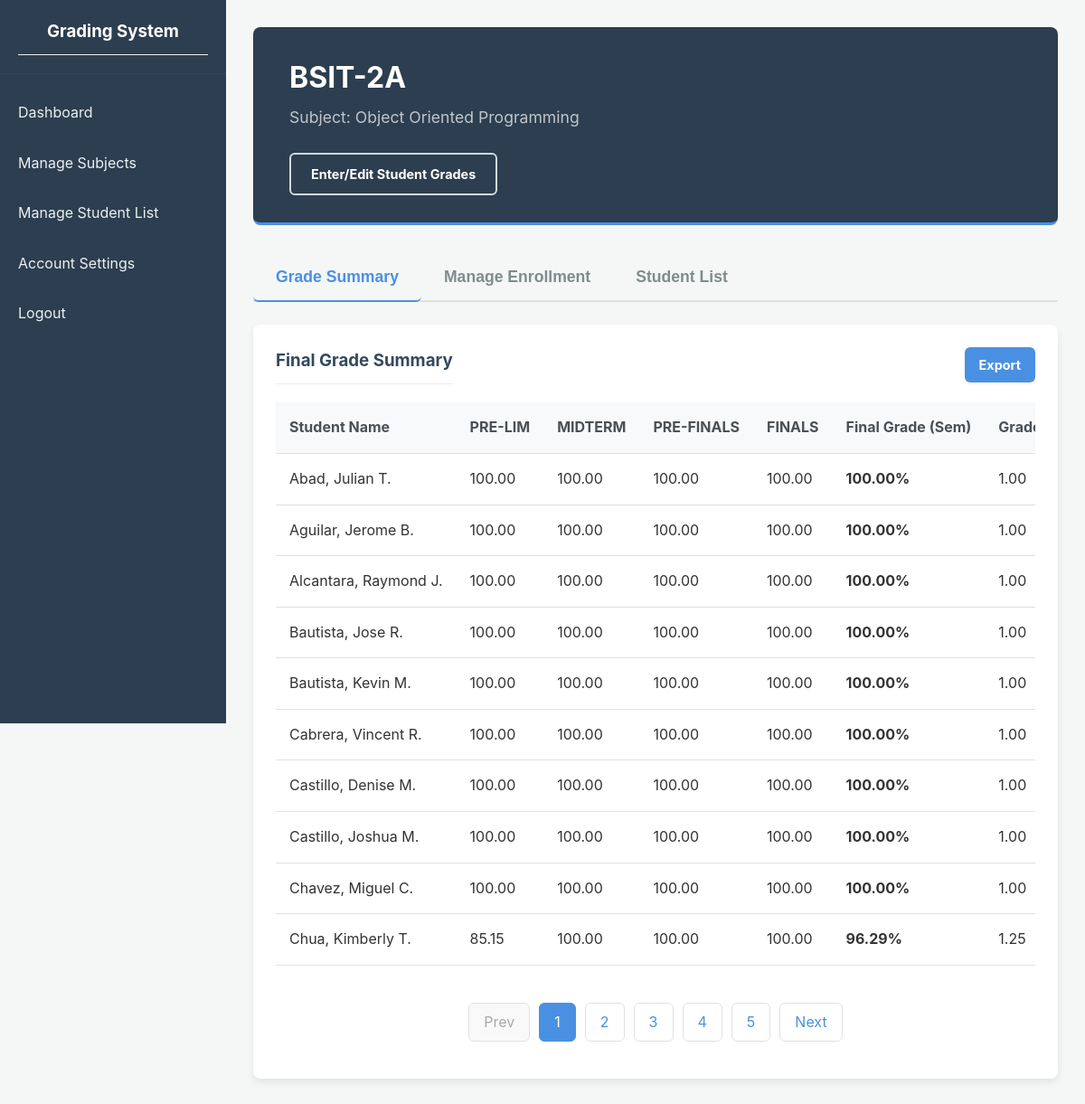
Page /view_section.php?id=6 (signed in) on the committed database.
### tables this page shows
CREATE TABLE `sections` (
  `section_id` int(11) NOT NULL,
  `subject_id` int(11) NOT NULL,
  `school_year` varchar(9) NOT NULL COMMENT 'e.g., 2024-2025',
  `semester` enum('1st Sem','2nd Sem','Summer') NOT NULL,
  `section_name` varchar(100) NOT NULL
);

CREATE TABLE `subjects` (
  `subject_id` int(11) NOT NULL,
  `subject_name` varchar(255) NOT NULL,
  `class_code` varchar(50) DEFAULT NULL,
  `prelim_weight` decimal(5,2) NOT NULL DEFAULT 25.00,
  `midterm_weight` decimal(5,2) NOT NULL DEFAULT 25.00,
  `prefinals_weight` decimal(5,2) NOT NULL DEFAULT 25.00,
  `finals_weight` decimal(5,2) NOT NULL DEFAULT 25.00
);

### view_section.php (the view, shortened to what this page needs)
<?php
require_once 'config/db_config.php';
function calculateGpaEquivalent($final_grade) {
    if ($final_grade >= 99) { return ['gpa' => 1.0, 'letter' => 'A+', 'remarks' => 'Excellent', 'class' => 'remarks-excellent']; }
    elseif ($final_grade >= 96) { return ['gpa' => 1.25, 'letter' => 'A', 'remarks' => 'Excellent', 'class' => 'remarks-excellent']; }
    elseif ($final_grade >= 93) { return ['gpa' => 1.5, 'letter' => 'A-', 'remarks' => 'Excellent', 'class' => 'remarks-excellent']; }
    elseif ($final_grade >= 90) { return ['gpa' => 1.75, 'letter' => 'B+', 'remarks' => 'Very Good', 'class' => 'remarks-good']; }
    elseif ($final_grade >= 87) { return ['gpa' => 2.0, 'letter' => 'B', 'remarks' => 'Good', 'class' => 'remarks-good']; }
    elseif ($final_grade >= 84) { return ['gpa' => 2.25, 'letter' => 'B-', 'remarks' => 'Good', 'class' => 'remarks-good']; }
    elseif ($final_grade >= 81) { return ['gpa' => 2.5, 'letter' => 'C+', 'remarks' => 'Satisfactory', 'class' => 'remarks-pass']; }
    elseif ($final_grade >= 78) { return ['gpa' => 2.75, 'letter' => 'C', 'remarks' => 'Satisfactory', 'class' => 'remarks-pass']; }
    elseif ($final_grade >= 75) { return ['gpa' => 3.0, 'letter' => 'C-', 'remarks' => 'Pass', 'class' => 'remarks-pass']; }
    else { return ['gpa' => 5.0, 'letter' => 'F', 'remarks' => 'Fail', 'class' => 'remarks-fail']; }
}
$section_id = $_GET['id'];
$section_stmt = $pdo->prepare("SELECT sec.*, sub.subject_name, sub.prelim_weight, sub.midterm_weight, sub.prefinals_weight, sub.finals_weight FROM sections sec JOIN subjects sub ON sec.subject_id = sub.subject_id WHERE sec.section_id = ?");
$section_stmt->execute([$section_id]);
$section = $section_stmt->fetch(PDO::FETCH_ASSOC);
$subject_id = $section['subject_id'];
$students_per_page = 10;
$current_page = isset($_GET['page']) && is_numeric($_GET['page']) ? (int)$_GET['page'] : 1;
$total_students_stmt = $pdo->prepare("SELECT COUNT(*) FROM enrollments WHERE section_id = ?");
$total_students_stmt->execute([$section_id]);
$total_students = $total_students_stmt->fetchColumn();
$total_pages = $total_students > 0 ? ceil($total_students / $students_per_page) : 1;
$offset = ($current_page - 1) * $students_per_page;
$components_stmt = $pdo->prepare("SELECT * FROM grading_components WHERE subject_id = ?");
$components_stmt->execute([$subject_id]);
$components = $components_stmt->fetchAll(PDO::FETCH_ASSOC);
$enrolled_stmt = $pdo->prepare("SELECT s.* FROM students s JOIN enrollments e ON s.student_id = e.student_id WHERE e.section_id = :section_id ORDER BY s.last_name, s.first_name LIMIT :limit OFFSET :offset");
$enrolled_stmt->bindValue(':section_id', $section_id, PDO::PARAM_INT);
$enrolled_stmt->bindValue(':limit', $students_per_page, PDO::PARAM_INT);
$enrolled_stmt->bindValue(':offset', $offset, PDO::PARAM_INT);
$enrolled_stmt->execute();
$enrolled_students = $enrolled_stmt->fetchAll(PDO::FETCH_ASSOC);
?>
<?php include 'includes/header.php'; ?>
<div class="container">
    <div class="page-header">
        <h2><?php echo htmlspecialchars($section['section_name']); ?></h2>
        <p>Subject: <?php echo htmlspecialchars($section['subject_name']); ?></p>
        <a href="enter_grades.php?section_id=<?php echo $section_id; ?>" class="btn">Enter/Edit Student Grades</a>
    </div>
    <div class="tab-navigation">
        <button class="tab-nav-button" onclick="openTab(event, 'summary')" data-tab="summary">Grade Summary</button>
        <button class="tab-nav-button" onclick="openTab(event, 'enrollment')" data-tab="enrollment">Manage Enrollment</button>
        <button class="tab-nav-button" onclick="openTab(event, 'list')" data-tab="list">Student List</button>
    </div>
    <div id="summary" class="tab-content">
        <div class="card">
            <div class="card-header">
                <h3>Final Grade Summary</h3>
                <a href="actions/export_grades.php?section_id=<?php echo $section_id; ?>" class="btn">Export</a>
            </div>
            <?php
            $components_by_term = [];
            foreach ($components as $component) { $components_by_term[$component['term']][] = $component; }
            $student_grades_summary = [];
            $terms_order = ['PRE-LIM', 'MIDTERM', 'PRE-FINALS', 'FINALS'];
            foreach ($enrolled_students as $student) {
                $student_id = $student['student_id'];
                $middle_initial = !empty($student['middle_name']) ? ' ' . mb_substr($student['middle_name'], 0, 1) . '.' : '';
                $display_name = htmlspecialchars($student['last_name'] . ', ' . $student['first_name'] . $middle_initial);
                $student_grades_summary[$student_id] = [ 'name' => $display_name, 'terms' => [] ];
                foreach ($terms_order as $term) {
                    $total_weighted_score = 0;
                    if (!empty($components_by_term[$term])) {
                        foreach ($components_by_term[$term] as $component) {
                            $grade_stmt = $pdo->prepare("SELECT score FROM grades WHERE student_id = ? AND component_id = ?");
                            $grade_stmt->execute([$student_id, $component['component_id']]);
                            $grade = $grade_stmt->fetch(PDO::FETCH_ASSOC);
                            if ($grade && is_numeric($grade['score']) && $component['max_score'] > 0) {
                                $weighted_score = ($grade['score'] / $component['max_score']) * $component['weight'];
                                $total_weighted_score += $weighted_score;
                            }
                        }
                    }
                    $student_grades_summary[$student_id]['terms'][$term] = $total_weighted_score;
                }
                $final_grade = 0;
                $final_grade += $student_grades_summary[$student_id]['terms']['PRE-LIM'] * ($section['prelim_weight'] / 100);
                $final_grade += $student_grades_summary[$student_id]['terms']['MIDTERM'] * ($section['midterm_weight'] / 100);
                $final_grade += $student_grades_summary[$student_id]['terms']['PRE-FINALS'] * ($section['prefinals_weight'] / 100);
                $final_grade += $student_grades_summary[$student_id]['terms']['FINALS'] * ($section['finals_weight'] / 100);
                $student_grades_summary[$student_id]['final_grade'] = $final_grade;
                $student_grades_summary[$student_id] += calculateGpaEquivalent($final_grade);
            }
            ?>
            <div class="table-responsive">
            <table>
                <thead><tr><th>Student Name</th><th>PRE-LIM</th><th>MIDTERM</th><th>PRE-FINALS</th><th>FINALS</th><th>Final Grade (Sem)</th><th>Grade Point</th><th>Remarks</th></tr></thead>
                <tbody>
                    <?php if (empty($enrolled_students)): ?>
                        <tr><td colspan="8">No students enrolled on this page.</td></tr>
                    <?php else: ?>
                        <?php foreach ($student_grades_summary as $summary): ?>
                        <tr>
                            <td><?php echo $summary['name']; ?></td>
                            <td><?php echo number_format($summary['terms']['PRE-LIM'], 2); ?></td>
                            <td><?php echo number_format($summary['terms']['MIDTERM'], 2); ?></td>
                            <td><?php echo number_format($summary['terms']['PRE-FINALS'], 2); ?></td>
                            <td><?php echo number_format($summary['terms']['FINALS'], 2); ?></td>
                            <td><strong><?php echo number_format($summary['final_grade'], 2); ?>%</strong></td>
                            <td><?php echo number_format($summary['gpa'], 2); ?></td>
                        </tr>
                        <?php endforeach; ?>
                    <?php endif; ?>
                </tbody>
            </table>
            </div>
            <?php if ($total_pages > 1): ?>
            <nav><ul class="pagination">
                <li class="<?php if($current_page <= 1){ echo 'disabled'; } ?>"><a href="?id=<?php echo $section_id; ?>&page=<?php echo $current_page - 1; ?>&tab=summary">Prev</a></li>
                <?php for($i = 1; $i <= $total_pages; $i++): ?>
                <li class="<?php if($current_page == $i) {echo 'active'; } ?>"><a href="?id=<?php echo $section_id; ?>&page=<?php echo $i; ?>&tab=summary"><?php echo $i; ?></a></li>
                <?php endfor; ?>
                <li class="<?php if($current_page >= $total_pages){ echo 'disabled'; } ?>"><a href="?id=<?php echo $section_id; ?>&page=<?php echo $current_page + 1; ?>&tab=summary">Next</a></li>
            </ul></nav>
            <?php endif; ?>
        </div>
    </div>
</div>
<?php include 'includes/footer.php'; ?>

### public/css/style.css (style rules this page uses)
:root { --primary-color: #4a90e2; --primary-hover-color: #357ABD; --background-color: #f4f7f6; --card-background-color: #ffffff; --sidebar-bg: #2c3e50; --sidebar-text: #ecf0f1; --sidebar-hover: #34495e; --text-color: #333333; --border-color: #e1e1e1; --danger-color: #e74c3c; --danger-hover-color: #c0392b; --shadow: 0 4px 8px rgba(0, 0, 0, 0.08); }
body { font-family: -apple-system, BlinkMacSystemFont, "Segoe UI", Roboto, Helvetica, Arial, sans-serif; background-color: var(--background-color); color: var(--text-color); margin: 0; line-height: 1.6; }
.page-header { margin-bottom: 20px; padding-bottom: 20px; border-bottom: 1px solid var(--border-color); }
.page-header h2 { font-size: 2rem; color: #2c3e50; margin: 0; }
.page-header p { font-size: 1.1rem; color: #7f8c8d; margin: 5px 0 0 0; }
.card-header { display: flex; justify-content: space-between; align-items: flex-start; margin-bottom: 20px; }
.card-header h3 { margin-bottom: 0; }
.card-header .btn { font-size: 0.9rem; padding: 8px 16px; }
.tab-navigation { display: flex; border-bottom: 2px solid var(--border-color); margin-bottom: 25px; }
.tab-nav-button { padding: 15px 25px; cursor: pointer; border: none; background: none; font-size: 1.1rem; font-weight: bold; color: #7f8c8d; position: relative; top: 2px; border-bottom: 2px solid transparent; }
.tab-nav-button.active { color: var(--primary-color); border-bottom-color: var(--primary-color); }
.tab-content { display: none; }
.container { max-width: 1700px; margin: 0 auto; padding: 0; }
.card { background: var(--card-background-color); border-radius: 8px; box-shadow: var(--shadow); padding: 25px; margin-bottom: 30px; }
.page-header { background-color: var(--sidebar-bg); padding: 30px 40px; border-radius: 8px; margin-bottom: 30px; border-bottom: 3px solid var(--primary-color); }
.page-header h1, .page-header h2 { margin: 0; color: #ffffff; font-size: 2rem; font-weight: 700; }
.page-header p { margin-top: 5px; color: rgba(255, 255, 255, 0.7); font-size: 1.1rem; margin-bottom: 25px; }
.page-header .btn { background: transparent; border: 2px solid rgba(255, 255, 255, 0.8); color: #ffffff; font-size: 0.9rem; font-weight: bold; padding: 10px 22px; transition: all 0.3s ease; }
h3 { margin-top: 0; color: #34495e; border-bottom: 1px solid #eee; padding-bottom: 10px; margin-bottom: 20px; }
button, .btn { display: inline-block; background: var(--primary-color); color: #ffffff; border: none; padding: 12px 24px; border-radius: 6px; cursor: pointer; text-decoration: none; text-align: right; font-size: 1rem; font-weight: bold; transition: background-color 0.3s ease, transform 0.2s ease; }
.table-responsive { overflow-x: auto; width: 100%; }
table { width: 100%; border-collapse: collapse; margin-bottom: 1rem; }
table th, table td { padding: 15px; text-align: left; border-bottom: 1px solid var(--border-color); white-space: nowrap; }
table thead th { background-color: #f8f9fa; font-weight: bold; color: #495057; }
.pagination { margin-top: 25px; display: flex; justify-content: center; align-items: center; list-style: none; padding: 0; }
.pagination li { margin: 0 5px; }
.pagination li a { display: block; padding: 8px 16px; text-decoration: none; color: var(--primary-color); background-color: #ffffff; border: 1px solid var(--border-color); border-radius: 6px; transition: all 0.3s ease; }
.pagination li.active a { background-color: var(--primary-color); color: #ffffff; border-color: var(--primary-color); cursor: default; }
.pagination li.disabled a { color: #aaa; pointer-events: none; background-color: #f9f9f9; }

### rows in the picture
sections: section_name "BSIT-2A", subject.subject_name "Object Oriented Programming"

### other values in the picture
$summary['name'] "Abad, Julian T."
$summary['terms']['PRE-LIM'] "100.00"
$summary['terms']['MIDTERM'] "100.00"
$summary['terms']['PRE-FINALS'] "100.00"
$summary['terms']['FINALS'] "100.00"
$summary['final_grade'] "100.00"
$summary['gpa'] "1.00"
$summary['name'] "Aguilar, Jerome B."
$summary['name'] "Alcantara, Raymond J."
$summary['name'] "Bautista, Jose R."
$summary['name'] "Bautista, Kevin M."
$summary['name'] "Cabrera, Vincent R."
$summary['name'] "Castillo, Denise M."
$summary['name'] "Castillo, Joshua M."
$summary['name'] "Chavez, Miguel C."
